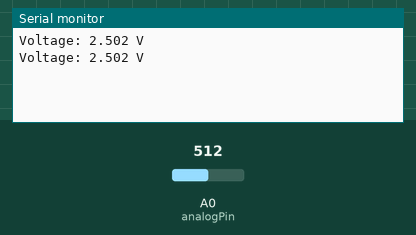
A sketch run on a simulated Arduino Uno, built with avr-gcc and run on an emulated ATmega328P. Shown: the last lines printed to the serial monitor. Inputs (shaded band) come from the test bench; at power-on: A0 (analogPin) = 512.

Above: at 1.8 s.
1.9 s: A0 (analogPin) set to 716
At 2.8 s:
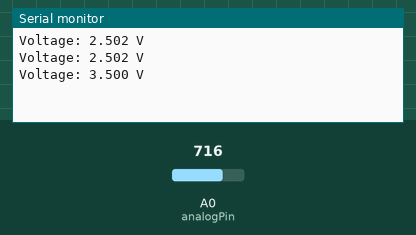
3.4 s: A0 (analogPin) set to 900
At 4.7 s:
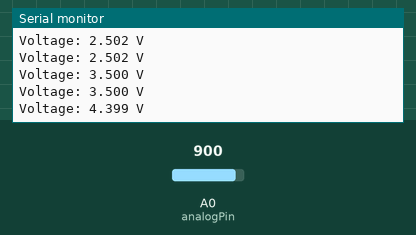
Timing chart, 0 to 6.4 s (numbered marks = the images above; inputs shaded):
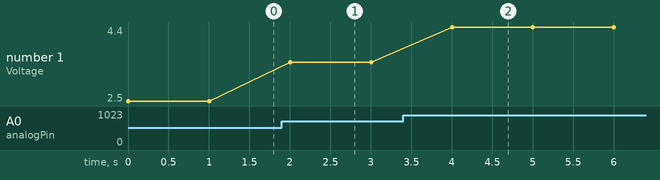

The sketch:

VoltageReader.ino
```cpp
// Define the analog pin you are using
int analogPin = A0;  // You can change this to any analog pin (A0 to A5 on most Arduino boards)

void setup() {
  // Start the Serial Monitor
  Serial.begin(9600);
}

void loop() {
  // Read the value from the analog pin
  int sensorValue = analogRead(analogPin);

  // Convert the ADC value to voltage (Assuming a 5V reference voltage)
  float voltage = sensorValue * (5.0 / 1023.0);

  // Print the voltage to the Serial Monitor
  Serial.print("Voltage: ");
  Serial.print(voltage, 3);  // Print with 3 decimal places
  Serial.println(" V");

  // Delay for a second to make it easier to read
  delay(1000);
}
```

Measured:
- after the input at 1.9 s, the serial monitor: prints a new line after 0.10 s (image 1)
- after the input at 3.4 s, the serial monitor: prints a new line after 0.60 s (image 2)
- plotted number 1: 2.5 → 3.5 after the input at 1.9 s, 3.5 → 4.4 after the input at 3.4 s
